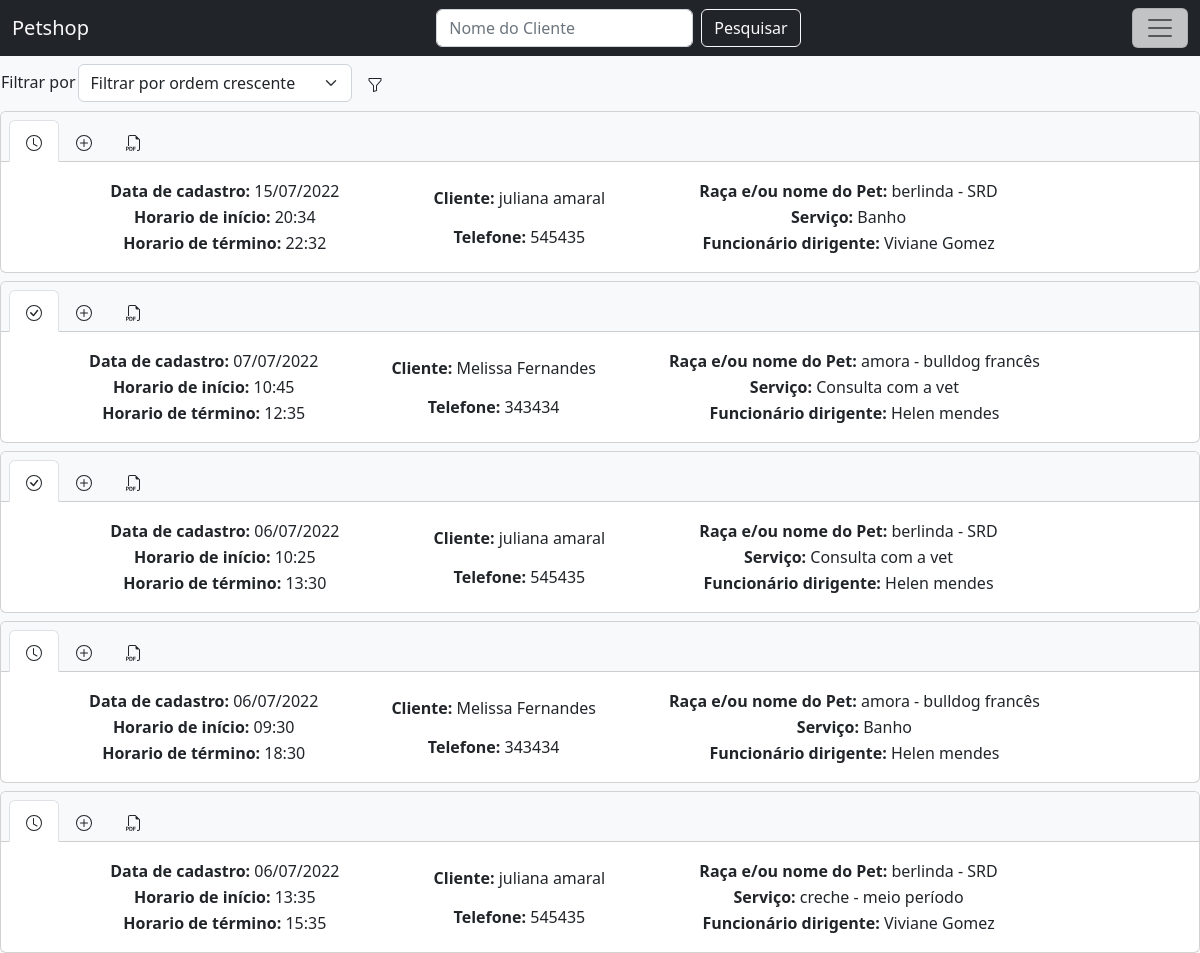
Screenshot of /php/index.php (signed in) with the database file from the repository.
### tables this page shows
CREATE TABLE `agendamento` (
  `id_agendamento` int(11) NOT NULL,
  `data` date NOT NULL,
  `status` enum('0','1','2','3') NOT NULL COMMENT '0 = Em aberto\n1 = Em andamento \n2 = Concluido\n3 = Cancelado',
  `horarioInicio` time NOT NULL,
  `horarioFinal` time NOT NULL,
  `pets_id` int(11) NOT NULL,
  `funcionarios_id` int(11) NOT NULL,
  `servicos_id` int(11) NOT NULL
);

CREATE TABLE `clientes` (
  `id` int(11) NOT NULL,
  `nomeCompleto` varchar(255) NOT NULL,
  `email` varchar(255) NOT NULL,
  `cpf` bigint(20) NOT NULL,
  `telefone` bigint(20) NOT NULL,
  `CEP` bigint(20) NOT NULL,
  `numero` int(6) DEFAULT NULL
);

CREATE TABLE `pets` (
  `id` int(11) NOT NULL,
  `nome` varchar(255) DEFAULT NULL,
  `raca` varchar(255) NOT NULL,
  `dataNasc` date DEFAULT NULL,
  `clientes_id` int(11) NOT NULL
);

CREATE TABLE `servicos` (
  `id` int(11) NOT NULL,
  `descricao` varchar(255) NOT NULL,
  `valor` decimal(6,2) NOT NULL
);

CREATE TABLE `funcionarios` (
  `id` int(11) NOT NULL,
  `nomeComp` varchar(255) NOT NULL,
  `cpf` bigint(20) NOT NULL,
  `telefone` bigint(20) NOT NULL
);

### php/index.php (the view, shortened to what this page needs)
<?php require_once('conexao.php');
if (isset($_SESSION['login']) && $_SESSION['login'] == 1) {
?>
<!DOCTYPE html>
<html lang="pt-br">
<head>
  <link href="https://cdn.jsdelivr.net/npm/bootstrap@5.2.0-beta1/dist/css/bootstrap.min.css" rel="stylesheet"
>
</head>
<nav class="navbar text-light bg-dark fixed-top">
  <div class="container-fluid">
    <a class="navbar-brand text-light">Petshop</a>
    <form action="index.php" method="GET" class="d-flex" role="pesquisa">
      <input class="form-control me-2" type="pesquisa" placeholder="Nome do Cliente" name="pesquisa"
        aria-label="pesquisa">
      <button class="btn btn-outline-light" type="submit">Pesquisar</button>
    </form>
    <button class="navbar-toggler bg-light bg-opacity-75" type="button" data-bs-toggle="offcanvas"
      data-bs-target="#offcanvasNavbar" aria-controls="offcanvasNavbar">
      <span class="navbar-toggler-icon"></span>
    </button>
  </div>
</nav>
<body class="bg-light">
  <div class="pt-2">
    <table>
      <tr>
        <td>
          <label style="margin-top: 5px;" for="filtrar" name="filtrar" class="form-label">Filtrar por </label>
        </td>
        <td>
          <div>
            <form action="index.php" method="get">
              <select class="form-select" name="filtrar" id="filtrar">
                <option value="ASC">Filtrar por ordem crescente</option>
              </select>
        </td>
        <td>
          <button class="btn"></button>
  </div>
  <?php
$comando = "SELECT * FROM agendamento A
INNER JOIN servicos S ON S.id = A.servicos_id
INNER JOIN funcionarios F ON F.id = A.funcionarios_id
INNER JOIN pets P ON P.id = A.pets_id
INNER JOIN clientes C ON C.id = P.clientes_id
ORDER BY `A`.`data` DESC";
$resultado=mysqli_query($conexao, $comando);
while ($z = mysqli_fetch_assoc($resultado)) {
$dt = $z['data'];
$hi = $z['horarioInicio'];
$hf = $z['horarioFinal'];
$data = date('d/m/Y', strtotime($dt));
$horarioI = date('H:i', strtotime($hi));
$horarioF = date('H:i', strtotime($hf));
echo "<header>
    <div class='mt-2 card text-center'>
      <div class='bg-light card-header'>
        <ul class='nav nav-tabs card-header-tabs'>
          <li class='nav-item'>
            <div class='dropdown'>
              <a class='nav-link text-dark active' aria-current='true' href='#' id='dropdownMenu2'
                data-bs-toggle='dropdown' aria-expanded='false'>";
$stat = $z['status'];
if ($stat == 0) {
echo'<svg xmlns="http://www.w3.org/2000/svg" width="16" height="16" fill="currentColor"
class="bi bi-clock" viewBox="0 0 16 16">
<path d="M8 3.5a.5.5 0 0 0-1 0V9a.5.5 0 0 0 .252.434l3.5 2a.5.5 0 0 0 .496-.868L8 8.71V3.5z" />
<path d="M8 16A8 8 0 1 0 8 0a8 8 0 0 0 0 16zm7-8A7 7 0 1 1 1 8a7 7 0 0 1 14 0z" />
</svg>';
} else if ($stat == 1) {
echo'<svg xmlns="http://www.w3.org/2000/svg" width="16" height="16" fill="currentColor"
class="bi bi-arrow-down-right-circle" viewBox="0 0 16 16">
<path fill-rule="evenodd"
  d="M1 8a7 7 0 1 0 14 0A7 7 0 0 0 1 8zm15 0A8 8 0 1 1 0 8a8 8 0 0 1 16 0zM5.854 5.146a.5.5 0 1 0-.708.708L9.243 9.95H6.475a.5.5 0 1 0 0 1h3.975a.5.5 0 0 0 .5-.5V6.475a.5.5 0 1 0-1 0v2.768L5.854 5.146z" />
</svg>';
} else if ($stat == 2) {
echo'<svg xmlns="http://www.w3.org/2000/svg" width="16" height="16" fill="currentColor"
class="bi bi-exclamation-circle" viewBox="0 0 16 16">
<path d="M8 15A7 7 0 1 1 8 1a7 7 0 0 1 0 14zm0 1A8 8 0 1 0 8 0a8 8 0 0 0 0 16z" />
<path
  d="M7.002 11a1 1 0 1 1 2 0 1 1 0 0 1-2 0zM7.1 4.995a.905.905 0 1 1 1.8 0l-.35 3.507a.552.552 0 0 1-1.1 0L7.1 4.995z" />
</svg>';
} else if ($stat == 3){
echo'<svg xmlns="http://www.w3.org/2000/svg" width="16" height="16" fill="currentColor"
class="bi bi-check-circle" viewBox="0 0 16 16">
<path d="M8 15A7 7 0 1 1 8 1a7 7 0 0 1 0 14zm0 1A8 8 0 1 0 8 0a8 8 0 0 0 0 16z" />
<path
  d="M10.97 4.97a.235.235 0 0 0-.02.022L7.477 9.417 5.384 7.323a.75.75 0 0 0-1.06 1.06L6.97 11.03a.75.75 0 0 0 1.079-.02l3.992-4.99a.75.75 0 0 0-1.071-1.05z" />
</svg>';
}
?>
  </a>
  </div>
  </li>
  <li class="nav-item">
    <a type="button" class="dropdown-item btn-primary nav-link text-dark" data-bs-toggle="modal"
      data-bs-target="#exampleModal1"></a>
  </li>
  <li class="nav-item">
    <form action="gerarPDF.php" method="POST">
      <button type="submit" class="nav-link text-dark" href="#"></button>
    </form>
  </li>
  </ul>
  </div>
  <div class="d-flex justify-content-evenly card-body">
    <table>
      <tr>
        <td>
          <p class="card-text"><b>Data de cadastro: </b>
            <?=$data?>
          </p>
        </td>
      </tr>
      <tr>
        <td>
          <p class="card-text"><b>Horario de início: </b>
            <?=$horarioI?>
          </p>
        </td>
      </tr>
      <tr>
        <td>
          <p class="card-text"><b>Horario de término: </b>
            <?=$horarioF?>
          </p>
        </td>
      </tr>
    </table>
    <table>
      <tr>
        <td>
          <p class="card-text"><b>Cliente: </b>
            <?=$z['nomeCompleto']?>
          </p>
        </td>
      </tr>
      <tr>
        <td>
          <p class="card-text"><b>Telefone: </b>
            <?=$z['telefone']?>
          </p>
        </td>
      </tr>
    </table>
    <table>
      <tr>
        <td>
          <p class="card-text"><b>Raça e/ou nome do Pet: </b>
            <?=$z['nome']. ' - ' . $z['raca']?>
          </p>
        </td>
      </tr>
      <tr>
        <td>
          <p class="card-text"><b>Serviço: </b>
            <?=$z['descricao']?>
          </p>
        </td>
      </tr>
      <tr>
        <td>
          <p class="card-text"><b>Funcionário dirigente: </b>
            <?=$z['nomeComp']?>
          </p>
        </td>
      </tr>
    </table>
  </div>
  </div>
  </header>
  <?php } ?>
</body>
</html>
<?php } else {
  header('Location: ../login.html');
} ?>

### php/index.php (style rules this page uses)
body { margin-top: 55px; }

### rows the page displays
agendamento: status "0" (drawn), data "15/07/2022", horarioInicio "20:34", horarioFinal "22:32", clientes.nomeCompleto "juliana amaral", clientes.telefone "545435", pets.nome "berlinda", pets.raca "SRD", servicos.descricao "Banho", funcionarios.nomeComp "Viviane Gomez"
agendamento: status "3" (drawn), data "07/07/2022", horarioInicio "10:45", horarioFinal "12:35", clientes.nomeCompleto "Melissa Fernandes", clientes.telefone "343434", pets.nome "amora", pets.raca "bulldog francês", servicos.descricao "Consulta com a vet", funcionarios.nomeComp "Helen mendes"
agendamento: status "3" (drawn), data "06/07/2022", horarioInicio "10:25", horarioFinal "13:30", clientes.nomeCompleto "juliana amaral", clientes.telefone "545435", pets.nome "berlinda", pets.raca "SRD", servicos.descricao "Consulta com a vet", funcionarios.nomeComp "Helen mendes"
agendamento: status "0" (drawn), data "06/07/2022", horarioInicio "09:30", horarioFinal "18:30", clientes.nomeCompleto "Melissa Fernandes", clientes.telefone "343434", pets.nome "amora", pets.raca "bulldog francês", servicos.descricao "Banho", funcionarios.nomeComp "Helen mendes"
agendamento: status "0" (drawn), data "06/07/2022", horarioInicio "13:35", horarioFinal "15:35", clientes.nomeCompleto "juliana amaral", clientes.telefone "545435", pets.nome "berlinda", pets.raca "SRD", servicos.descricao "creche - meio período", funcionarios.nomeComp "Viviane Gomez"
